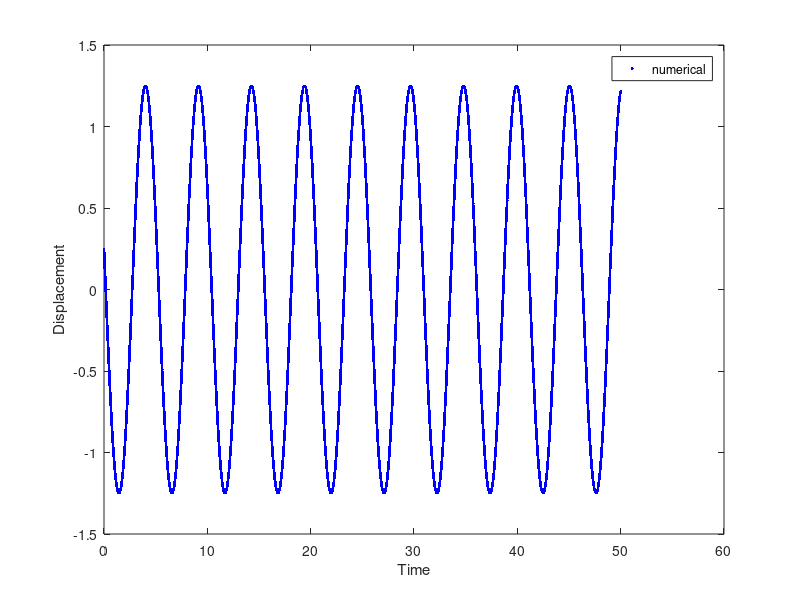

The MATLAB script that drew this image:
%**************************************************************************
%********** Solving 2nd order linear equ by range-kutta Method*************
%**************************************************************************
clear
clc
% Given Spring mass Damber System
% m(dx^2/dt^2) + c(dx/xt) + kx = 0
% in-order to solve this 2nd order equation numerically
% convert 2nd order to 2 first order equation
% dx/dt = y , m(dy/dt)+cy +kx = 0
% dy/dt = -(cy+kx)/m
Delt = 0.001; % time interval
Initial_disp = 0.25;
Initial_velocity = -1.5;
m=1;k=1.5;c=0.5;
X(1)= Initial_disp;
Y(1)=Initial_velocity;
i = 0;
%**************************************************************************
%****************Analytical solution***************************************
%**************************************************************************

%**************************************************************************
%***************4-point range Kutta method ********************************
%**************************************************************************

for time = Delt:Delt:50
    i = i +1;
   dv1 = Delt*(-(k*X(i))/m);
   dx1 = Delt*(Y(i));
   dv2 = Delt*(-(k*(X(i)+dx1/2))/m);
   dx2 = Delt*(Y(i)+dv1/2);
   dv3 = Delt*(-(k*(X(i) +dx2/2))/m);
   dx3 = Delt*(Y(i)+dv2/2);
   dv4 = Delt*(-(k*(X(i) + dx3))/m);
   dx4 = Delt*(Y(i)+dv3);
   
   dx = (dx1+2*dx2+2*dx3+dx4)/6;
   dv = (dv1+2*dv2+2*dv3+dv4)/6;
   X(i+1) = X(i)+dx;
   Y(i+1) = Y(i)+dv;
   t(i) = time;
   
end
 t(i+1) = time+Delt;
%**************************************************************************
%*****************plotting Displacement vs time****************************
%**************************************************************************
plot(t,X,'.b')
legend('numerical')
xlabel('Time')
ylabel('Displacement')
